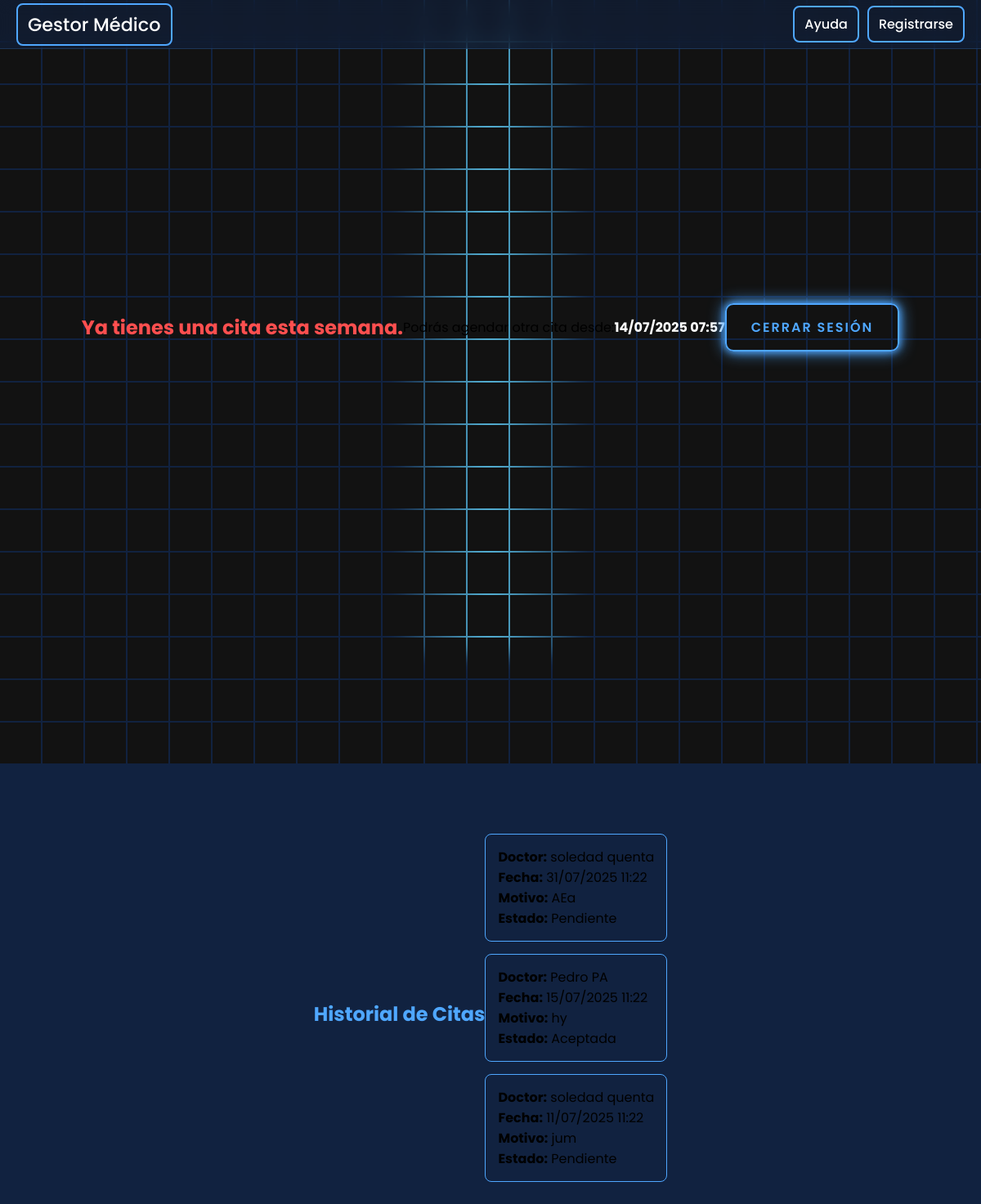
The app's page /vista_estudiante/ (signed in) with its own data.
### usuarios/models.py (models this page shows, shortened)
class Cita(models.Model):
    estudiante = models.ForeignKey(
        Perfil,
        on_delete=models.CASCADE,
        related_name='citas_estudiante',
        limit_choices_to={'tipo': 'estudiante'}
    )
    doctor = models.ForeignKey(
        Perfil,
        on_delete=models.CASCADE,
        related_name='citas_doctor',
        limit_choices_to={'tipo': 'doctor'}
    )
    fecha = models.DateTimeField()
    estado = models.CharField(max_length=50, choices=ESTADOS, default='Pendiente')
    motivo = models.TextField()

class Perfil(models.Model):
    user = models.OneToOneField(User, on_delete=models.CASCADE)
    tipo = models.CharField(max_length=20, choices=TIPOS)
    nombres = models.CharField(max_length=150)
    apellido_paterno = models.CharField(max_length=150)
    apellido_materno = models.CharField(max_length=150, blank=True, null=True)
    dni = models.CharField(max_length=20)
    telefono = models.CharField(max_length=20)
    direccion = models.CharField(max_length=255)
    fecha_nacimiento = models.DateField()
    codigo_matricula = models.CharField(max_length=50, blank=True, null=True)
    carrera = models.CharField(max_length=100, choices=CARRERAS, blank=True, null=True)
    colegiatura = models.CharField(max_length=50, blank=True, null=True)
    especialidad_medica = models.CharField(max_length=100, blank=True, null=True)

### usuarios/views.py (the view, shortened to what this page needs)
# urls.py: path('vista_estudiante/', views.vista_estudiante, name='vista_estudiante'),
def vista_estudiante(request):
    doctores = Perfil.objects.filter(tipo='doctor')
    estudiante = Perfil.objects.get(user=request.user)
    hoy = timezone.now()
    inicio_semana = hoy - timedelta(days=hoy.weekday())
    fin_semana = inicio_semana + timedelta(days=6, hours=23, minutes=59, seconds=59)
    proxima_fecha = fin_semana + timedelta(seconds=1)  # Desde la próxima semana
    citas_esta_semana = Cita.objects.filter(
        estudiante=estudiante,
        fecha__range=(inicio_semana, fin_semana)
    )
    citas = Cita.objects.filter(estudiante=estudiante).order_by('-fecha')
    return render(request, 'vista_estudiante.html', {
        'doctores': doctores,
        'citas': citas,
        'citas_esta_semana': citas_esta_semana.first(),
        'proxima_fecha': proxima_fecha,
    })

### templates/vista_estudiante.html (shortened to what this page needs)
{% extends 'base.html' %}
{% block content %}
<div class="contenido">
  <div class="login-wrapper">
    {% if citas_esta_semana %}
      <h2 style="color: #ff4f4f;">Ya tienes una cita esta semana.</h2>
      <p>Podrás agendar otra cita desde:</p>
      <p style="font-weight: bold; color: white;">
      </p>
      <a href="{% url 'logout' %}" class="glowing-btn" style="margin-top: 20px; display: inline-block;">Cerrar Sesión</a>
    {% endif %}
  </div>
  <div class="login-wrapper" style="margin-top: 40px;">
    <h2 style="color: #4fa7ff;">Historial de Citas</h2>
    {% if citas %}
      <ul style="list-style: none; padding: 0;">
        {% for cita in citas %}
          <li style="border: 1px solid #4fa7ff; border-radius: 8px; padding: 15px; margin-bottom: 15px;">
            <strong>Doctor:</strong> {{ cita.doctor.nombres }} {{ cita.doctor.apellido_paterno }}<br>
            <strong>Fecha:</strong> {{ cita.fecha|date:"d/m/Y H:i" }}<br>
            <strong>Motivo:</strong> {{ cita.motivo }}<br>
            <strong>Estado:</strong> {{ cita.estado }}
          </li>
        {% endfor %}
      </ul>
    {% else %}
      <p style="color: white;">No tienes citas registradas.</p>
    {% endif %}
  </div>
</div>
{% endblock %}

### templates/base.html (shortened to what this page needs)
<!DOCTYPE html>
<html lang="es">
<head>
  <link rel="stylesheet" href="https://cdnjs.cloudflare.com/ajax/libs/font-awesome/6.0.0/css/all.min.css">
</head>
<body>
  <div class="navbar">
    <div class="logo">
      <a href="{% url 'index' %}">Gestor Médico</a>
    </div>
    <div class="menu" id="menu">
      <a href="#">Ayuda</a>
<a href="{% url 'registro' %}">Registrarse</a>
    </div>
  </div>
  <div class="rejilla" id="rejilla"></div>
  <div class="contenido" style="position: relative; z-index: 3;">
    {% block content %}{% endblock %}
  </div>
</body>
</html>

### templates/base.html (style rules this page uses)
body { margin: 0; background-color: #112240; height: 100vh; width: 100vw; position: relative; font-family: 'Poppins', sans-serif; box-sizing: border-box; overflow-x: hidden; }
.navbar { position: fixed; top: 0; left: 0; width: 100%; height: 60px; background: rgba(17, 34, 64, 0.6); backdrop-filter: blur(10px); -webkit-backdrop-filter: blur(10px); border-bottom: 1px solid rgba(79, 167, 255, 0.2); display: flex; justify-content: space-between; align-items: center; padding: 0 20px; z-index: 100; box-sizing: border-box; }
.logo a { font-size: 1.4rem; font-weight: 700; color: white; text-decoration: none; }
.menu { display: flex; flex-wrap: wrap; gap: 10px; }
.navbar a { color: white; text-decoration: none; font-weight: 500; padding: 8px 12px; border: 2px solid #4fa7ff; border-radius: 8px; white-space: nowrap; max-width: 150px; overflow: hidden; text-overflow: ellipsis; transition: background-color 0.3s ease, color 0.3s ease, box-shadow 0.3s ease; }
.rejilla { display: grid; gap: 2px; position: fixed; top: 0; left: 0; width: 100%; height: 100%; pointer-events: auto; z-index: 1; }
.glowing-btn { position: relative; display: inline-block; padding: 15px 30px; margin: 20px 0; color: #4fa7ff; text-decoration: none; text-transform: uppercase; overflow: hidden; transition: 0.5s; letter-spacing: 2px; background: transparent; border: none; font-weight: 600; border: 2px solid #4fa7ff; border-radius: 10px; padding: 15px 30px; }
.glowing-btn { box-shadow: 0 0 10px #4fa7ff, 0 0 20px #4fa7ff; animation: glowPulse 2s ease-in-out infinite alternate; }
.login-wrapper { pointer-events: none; display: flex; justify-content: center; align-items: center; height: 100vh; position: relative; z-index: 3; }
.contenido, .main-container, .login-wrapper { pointer-events: none; position: relative; z-index: 2; }
.login-form, input, button, .glowing-btn { pointer-events: auto; }

### records on screen
Cita: doctor.nombres "soledad", doctor.apellido_paterno "quenta", fecha "31/07/2025 11:22", motivo "AEa", estado "Pendiente"
Cita: doctor.nombres "Pedro", doctor.apellido_paterno "PA", fecha "15/07/2025 11:22", motivo "hy", estado "Aceptada"
Cita: doctor.nombres "soledad", doctor.apellido_paterno "quenta", fecha "11/07/2025 11:22", motivo "jum", estado "Pendiente"
